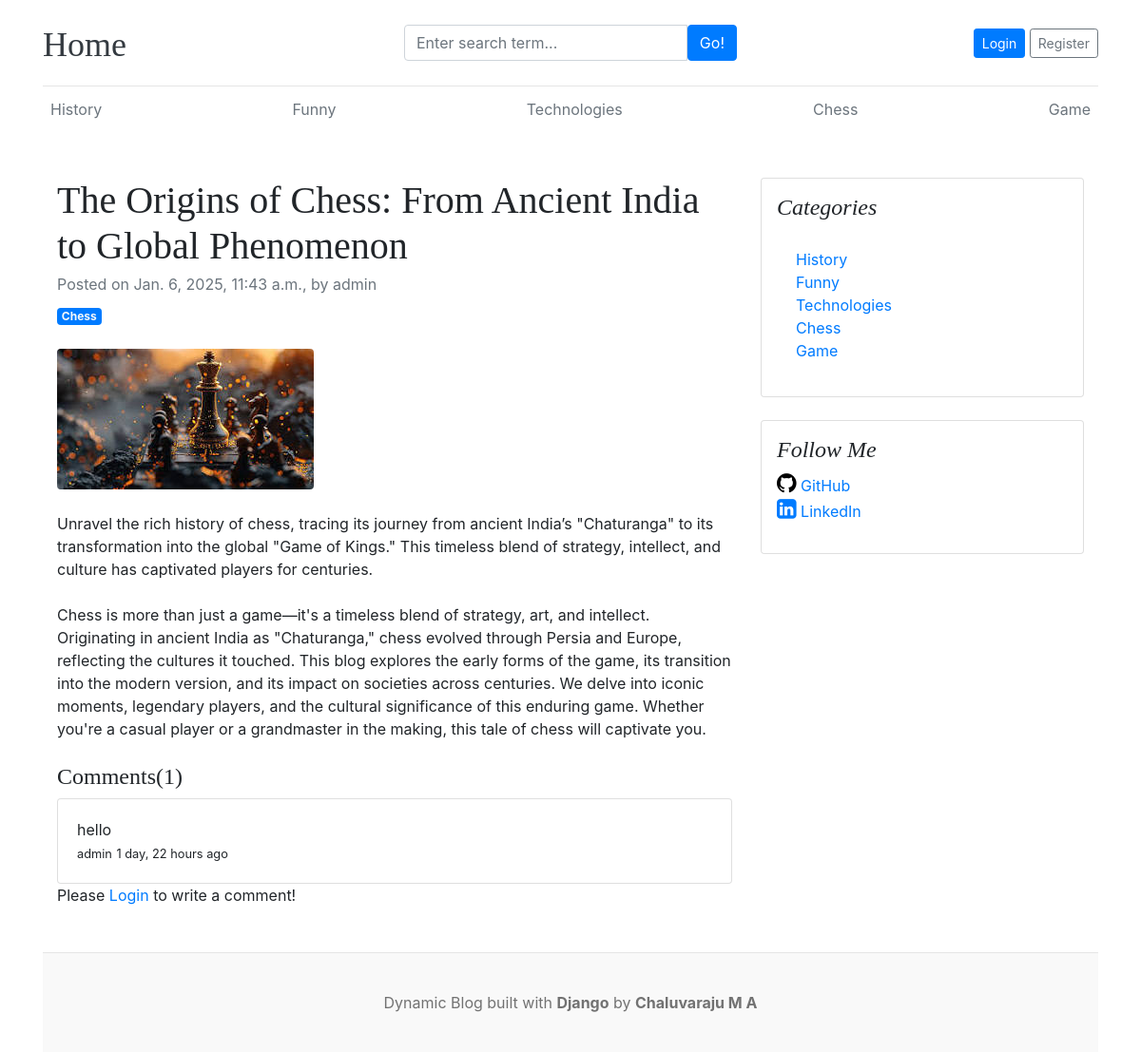
The page /blogs/the-origins-of-chess-from-ancient-india-to-global-phenomenon/ on the database its author committed.
### blogs/models.py (models this page shows, shortened)
class Category(models.Model):
    category_name = models.CharField(max_length=50, unique=True)
    created_at = models.DateTimeField(auto_now_add=True)
    updated_at = models.DateTimeField(auto_now=True)
    class Meta:
        verbose_name_plural = 'Categories'
    def __str__(self):
      return self.category_name

class Blogs(models.Model):
    title = models.CharField(max_length=100, unique=True)
    slug = models.SlugField(unique=True, blank=True)
    category = models.ForeignKey(Category, on_delete=models.CASCADE)
    author = models.ForeignKey(User, on_delete=models.CASCADE)
    blog_image = models.ImageField(upload_to='uploads/%y/%m/%d')
    short_description = models.TextField(max_length=1000)
    blog_body = models.TextField(max_length=3000)
    status = models.CharField(max_length=100,choices = STATUS_CHOICE, default='draft')
    is_feacherd = models.BooleanField(default=False)
    created_at = models.DateTimeField(auto_now_add=True)
    updated_at = models.DateTimeField(auto_now=True)
    class Meta:
        verbose_name_plural = 'Blogs'

class Comment(models.Model):
    user = models.ForeignKey(User,on_delete=models.CASCADE)
    blog = models.ForeignKey(Blogs, on_delete=models.CASCADE)
    comment = models.TextField(max_length=250)
    created_at = models.DateTimeField(auto_now_add=True)
    updated_at = models.DateTimeField(auto_now=True)
    def __str__(self):
        return self.comment

### blogs/views.py (the view, shortened to what this page needs)
# urls.py: path('blogs/<slug:slug>/', BlogsView.blogs, name='blogs'),
def blogs(request, slug):
    single_post = get_object_or_404(Blogs, slug=slug, status='published')
    comments = Comment.objects.filter(blog = single_post)
    comment_count = comments.count()
    context = {
      'single_post':single_post,
      'comments':comments,
      'comment_count':comment_count
    }
    return render(request, 'blogs.html', context)

### blogs/context_processors.py (called while the page is built)
def get_categories(request):
    categories = Category.objects.all()
    return dict(categories=categories)

### templates/blogs.html
{% extends 'base/base.html' %}
{% block content %}
<div class="container mt-5">
    <div class="row">
        <div class="col-lg-8">
            <article>
                <header class="mb-4">
                    <h1 class="fw-bolder mb-1">{{ single_post.title }}</h1>
                    <div class="text-muted fst-italic mb-2">Posted on {{single_post.created_at }}, by {{ single_post.author}}</div>
                    <a class="badge bg-primary text-decoration-none text-light" href="#!">{{single_post.category}}</a>
                </header>
                <figure class="mb-4"><img class="img-fluid rounded" src="{{ single_post.blog_image.url }}" alt="..." /></figure>
                <section class="mb-5">
                    <p class="fs-5 mb-4">{{single_post.short_description}}</p>
                    <p class="fs-5 mb-4">{{single_post.blog_body}}</p>
                    <h4>Comments({{ comment_count }})</h4>
                    {% if comments %}
                     {% for comment in comments %}
                        <div class="card">
                            <div class="card-body">
                                <p class="card-text mb-0">{{ comment }}</p>
                                <span>
                                    <small>{{ comment.user }}</small>
                                    <small>{{ comment.created_at | timesince }} ago</small>
                                </span>
                            </div>
                        </div>
                     {% endfor %}
                    {% else %}
                    No Comments Yet
                    {% endif %}
                    <div class="form-group">
                        {% if user.is_authenticated %}
                        <form action="" method="POST">
                            {% csrf_token %}
                            <div class="form-group">
                                <textarea name="comment" class="form-control" placeholder="Write your Comment"></textarea>
                                <input type="submit" class="btn btn-primary mt-2">
                            </div>
                        </form>
                        {% else %}
                         <p>Please <span><a href="{% url 'login' %}">Login</a></span> to write a comment!</p>
                         {% endif %}
                    </div>
                </section>
            </article>
        </div>
        <div class="col-lg-4">
            <div class="card mb-4 p-3">
                <h4 class="font-italic">Categories</h4>
                <div class="card-body">
                    <div class="row">
                        <div class="col-sm-6">
                            <ul class="list-unstyled mb-0">
                                {% for cat in categories %}
                                <li><a href="{% url 'posts_by_category' cat.id %}">{{ cat.category_name }}</a></li>
                                {% endfor %}
                            </ul>
                        </div>
                    </div>
                </div>
            </div>
            <div class="card mb-4 p-3">
                <h4 class="font-italic">Follow Me</h4>
                <ol class="list-unstyled">
                    <li><a href="https://github.com/ma-chaluvaraju"><i style="font-size:24px; color:black;" class="fa">&#xf09b;</i> GitHub</a></li>
                    <li><a href="https://www.linkedin.com/in/m-a-chaluvaraju/"><i style="font-size:24px" class="fa">&#xf08c;</i> LinkedIn</a></li>
                </ol>
            </div>
        </div>
    </div>
</div>
{% endblock %}

### templates/base/base.html
{% include './header.html' %}
{% block content %}
{% endblock %}
{% include './footer.html' %}

### templates/base/header.html (shortened to what this page needs)
{% load static %}
<!DOCTYPE html>
<html lang="en">
<head>
    <link href="https://getbootstrap.com/docs/4.0/dist/css/bootstrap.min.css" rel="stylesheet">
    <link href="{% static 'css/style.css' %}" rel="stylesheet">
    <link rel="stylesheet" href="https://cdnjs.cloudflare.com/ajax/libs/font-awesome/4.7.0/css/font-awesome.min.css">
  </head>
<body>
    <div class="container">
      <header class="blog-header py-3">
        <div class="row flex-nowrap justify-content-between align-items-center">
          <div class="col-4 pt-1">
            <a class="blog-header-logo text-dark" href="/">Home</a>
          </div>
          <div class="col-4">
            <form action="{% url 'search' %}" method="GET">
              <div class="input-group">
                <input class="form-control" name="keyword" type="text" placeholder="Enter search term..." aria-label="Enter search term..." aria-describedby="button-search" />
                <button type="submit" class="btn btn-primary" id="button-search" type="button">Go!</button>
            </div>
            </form>
          </div>
          <div class="col-4 d-flex justify-content-end align-items-center">
            {% if not user.is_authenticated %}
            <a class="btn btn-sm btn-primary" href="{% url 'login' %}">Login</a> &nbsp;
            <a class="btn btn-sm btn-outline-secondary" href="{% url 'register' %}">Register</a>
            {% else %}
            <span><a href="{% url 'dashboard' %}" class="btn btn-sm btn-primary">Dashboard</a></span> &nbsp;
            <span><a class="btn btn-sm btn-outline-secondary" href="{% url 'logout' %}">Logout</a></span>
            {% endif %}
          </div>
    </div>
      </header>
      <div class="nav-scroller py-1 mb-2">
        <nav class="nav d-flex justify-content-between">
          {% for cat in categories %}
          <a class="p-2 text-muted" href="{% url 'posts_by_category' cat.id %}">{{ cat.category_name}}</a>
          {%endfor%}
        </nav>
      </div>

### templates/base/footer.html
<footer class="blog-footer">
  <p>Dynamic Blog built with <strong>Django</strong> by <strong>Chaluvaraju M A</strong></p>
  </footer>
  </body>
  </html>

### static/css/style.css (style rules this page uses)
html, body { height: 100%; margin: 0; }
body { display: flex; flex-direction: column; }
.blog-header { border-bottom: 1px solid #e5e5e5; }
.blog-header-logo { font-family: "Playfair Display", Georgia, "Times New Roman", serif; font-size: 2.25rem; }
h1, h2, h3, h4, h5, h6 { font-family: "Playfair Display", Georgia, "Times New Roman", serif; }
.blog-footer { padding: 2.5rem 0; color: #727272; text-align: center; background-color: #f9f9f9; border-top: 0.05rem solid #e5e5e5; margin-top: auto; }
.blog-footer p:last-child { margin-bottom: 0; }

### rows shown on the page
Category: category_name "History"
Category: category_name "Funny"
Category: category_name "Technologies"
Category: category_name "Chess"
Category: category_name "Game"
Blogs: title "The Origins of Chess: From Ancient India to Global Phenomenon", created_at "Jan. 6, 2025, 11:43 a.m.", author "admin", category "Chess", blog_image (picture), short_description "Unravel the rich history of chess, tracing its journey from ancient India’s \"Chaturanga\" to its transformation into the global \"Game of Kings.\" This timeless blend of strategy, intellect, and culture has captivated players for centuries.", blog_body "Chess is more than just a game—it's a timeless blend of strategy, art, and intellect. Originating in ancient India as \"Chaturanga,\" chess evolved through Persia and Europe, reflecting the cultures it touched. This blog explores the early forms of the game, its transition into the modern version, and its impact on societies across centuries. We delve into iconic moments, legendary players, and the cultural significance of this enduring game. Whether you're a casual player or a grandmaster in the making, this tale of chess will captivate you."
Comment: comment "hello", user "admin", created_at "1 day, 22 hours"

### other values the page prints
{{ comment_count }} "1"
